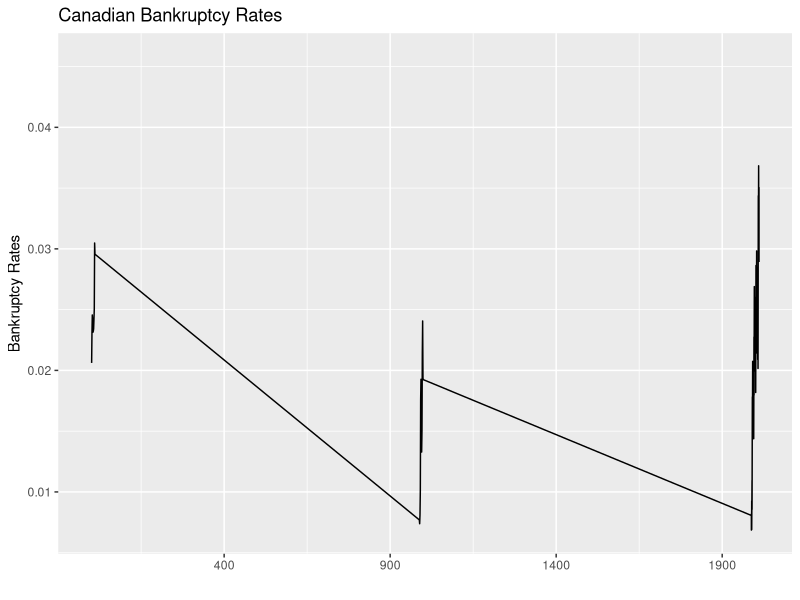

Write the R code that produced this figure.
## ---- chunk 1
knitr::opts_chunk$set(echo = FALSE)
library(dplyr)
library(ggplot2)
## ---- chunk 2
df <- read.csv("train.csv")
time_s <- df %>% dplyr::select(Bankruptcy_Rate) %>% ts()
## ---- chunk 3
##re-format date so we cna plot using ggplot
df$Date <-zoo::as.Date(zoo::as.yearmon(sprintf("%06s",as.character(df$Month)), "%m%Y"))
## ---- chunk 4
ggplot(df, aes(Date, Bankruptcy_Rate)) + geom_line()  + xlab("") + ylab("Bankruptcy Rates") + ggtitle("Canadian Bankruptcy Rates ")
